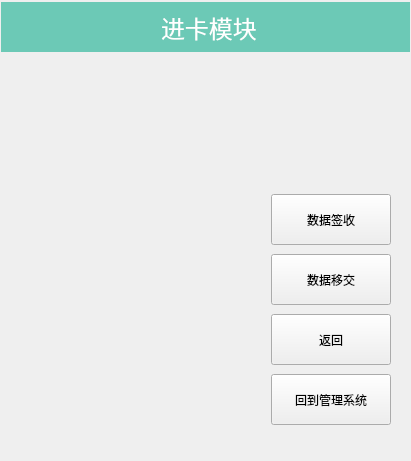
   <widget class="QWidget" name="widget_SendMod" native="true">
    <property name="geometry">
     <rect>
      <x>1490</x>
      <y>10</y>
      <width>411</width>
      <height>461</height>
     </rect>
    </property>
    <property name="sizePolicy">
     <sizepolicy hsizetype="Fixed" vsizetype="Fixed">
      <horstretch>0</horstretch>
      <verstretch>0</verstretch>
     </sizepolicy>
    </property>
    <property name="styleSheet">
     <string notr="true">
      QWidget#widget_SendMod {
            border-color: #6cc9b6;
            border-width: 2px;
            border-style: dotted ;
 			 background-color:white;
        }</string>
    </property>
    <layout class="QVBoxLayout" name="verticalLayout">
     <property name="spacing">
      <number>2</number>
     </property>
     <property name="leftMargin">
      <number>1</number>
     </property>
     <property name="topMargin">
      <number>2</number>
     </property>
     <property name="rightMargin">
      <number>1</number>
     </property>
     <property name="bottomMargin">
      <number>2</number>
     </property>
     <item>
      <widget class="QWidget" name="widget_3" native="true">
       <property name="sizePolicy">
        <sizepolicy hsizetype="Preferred" vsizetype="Preferred">
         <horstretch>0</horstretch>
         <verstretch>0</verstretch>
        </sizepolicy>
       </property>
       <property name="minimumSize">
        <size>
         <width>0</width>
         <height>50</height>
        </size>
       </property>
       <property name="sizeIncrement">
        <size>
         <width>0</width>
         <height>50</height>
        </size>
       </property>
       <property name="styleSheet">
        <string notr="true">background-color: rgb(108, 201, 182);</string>
       </property>
       <widget class="QLabel" name="label_26">
        <property name="geometry">
         <rect>
          <x>160</x>
          <y>10</y>
          <width>101</width>
          <height>30</height>
         </rect>
        </property>
        <property name="styleSheet">
         <string notr="true">font: 18pt ;
color: rgb(255, 255, 255);</string>
        </property>
        <property name="text">
         <string>进卡模块</string>
        </property>
       </widget>
      </widget>
     </item>
     <item>
      <widget class="QWidget" name="widget_2" native="true">
       <property name="sizePolicy">
        <sizepolicy hsizetype="Expanding" vsizetype="Expanding">
         <horstretch>0</horstretch>
         <verstretch>0</verstretch>
        </sizepolicy>
       </property>
       <widget class="QPushButton" name="pushButton_DataSIgn">
        <property name="geometry">
         <rect>
          <x>270</x>
          <y>140</y>
          <width>120</width>
          <height>51</height>
         </rect>
        </property>
        <property name="text">
         <string>数据签收</string>
        </property>
       </widget>
       <widget class="QPushButton" name="pushButton_DataTran">
        <property name="geometry">
         <rect>
          <x>270</x>
          <y>200</y>
          <width>120</width>
          <height>51</height>
         </rect>
        </property>
        <property name="text">
         <string>数据移交</string>
        </property>
       </widget>
       <widget class="QPushButton" name="pushButton_Retrun">
        <property name="geometry">
         <rect>
          <x>270</x>
          <y>260</y>
          <width>120</width>
          <height>51</height>
         </rect>
        </property>
        <property name="text">
         <string>返回</string>
        </property>
       </widget>
       <widget class="QPushButton" name="pushButton_GoManager">
        <property name="geometry">
         <rect>
          <x>270</x>
          <y>320</y>
          <width>120</width>
          <height>51</height>
         </rect>
        </property>
        <property name="text">
         <string>回到管理系统</string>
        </property>
       </widget>
       <widget class="DeviceAnimation" name="device_SendCard" native="true">
        <property name="geometry">
         <rect>
          <x>340</x>
          <y>10</y>
          <width>60</width>
          <height>60</height>
         </rect>
        </property>
       </widget>
       <widget class="DeviceAnimation" name="device_Flip" native="true">
        <property name="geometry">
         <rect>
          <x>260</x>
          <y>10</y>
          <width>60</width>
          <height>60</height>
         </rect>
        </property>
       </widget>
       <widget class="DeviceAnimation" name="device_Clean" native="true">
        <property name="geometry">
         <rect>
          <x>100</x>
          <y>10</y>
          <width>60</width>
          <height>60</height>
         </rect>
        </property>
       </widget>
       <widget class="DeviceAnimation" name="device_Cache1" native="true">
        <property name="geometry">
         <rect>
          <x>20</x>
          <y>10</y>
          <width>60</width>
          <height>60</height>
         </rect>
        </property>
       </widget>
       <widget class="DeviceAnimation" name="device_CIS" native="true">
        <property name="geometry">
         <rect>
          <x>180</x>
          <y>10</y>
          <width>60</width>
          <height>60</height>
         </rect>
        </property>
       </widget>
      </widget>
     </item>
    </layout>
   </widget>
